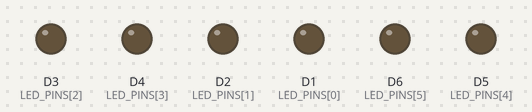
A sketch run on a simulated ESP8266 (NodeMCU). Shown: output pins drawn as LEDs (lit = HIGH). WiFi joins after 1.5 s; servers stay silent unless stated; uploads are accepted with an empty reply; what the sketch prints to the serial monitor is not drawn.

Above: at 0.1 s.
At 1.6 s:
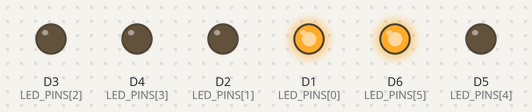
Timing chart, 0 to 3.1 s (numbered marks = the images above):
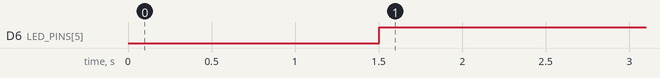

The sketch:

master_esp8266.ino
```cpp
#include <ESP8266WiFi.h>
#include <ESP8266HTTPClient.h>
#include <ArduinoJson.h>

const char *ssid = "YOUR_WIFI_SSID";
const char *password = "YOUR_WIFI_PASSWORD";

const char *slave_ip = "192.168.31.114";
const int slave_port = 80;

const int LED_PINS[6] = {D1, D2, D3, D4, D5, D6};

bool isTJunction = false;

void setup()
{
    Serial.begin(115200);

    for (int i = 0; i < 6; i++)
    {
        pinMode(LED_PINS[i], OUTPUT);
        digitalWrite(LED_PINS[i], LOW);
    }

    WiFi.begin(ssid, password);
    while (WiFi.status() != WL_CONNECTED)
    {
        delay(500);
        Serial.print(".");
    }
    Serial.println("\nConnected to WiFi");
}

void sendCommandToSlave(const String &command)
{
    HTTPClient http;
    String url = "http://" + String(slave_ip) + ":" + String(slave_port) + "/command";

    http.begin(url);
    http.addHeader("Content-Type", "application/json");

    DynamicJsonDocument doc(200);
    doc["command"] = command;
    String jsonString;
    serializeJson(doc, jsonString);

    int httpCode = http.POST(jsonString);
    http.end();
}

void updateTrafficLights(int phase, bool isTJunction)
{
    switch (phase)
    {
    case 0:
        digitalWrite(LED_PINS[0], HIGH);
        digitalWrite(LED_PINS[1], LOW);
        digitalWrite(LED_PINS[2], LOW);
        digitalWrite(LED_PINS[3], LOW);
        digitalWrite(LED_PINS[4], LOW);
        digitalWrite(LED_PINS[5], HIGH);

        sendCommandToSlave("phase0");
        break;
    }
}

void loop()
{
    for (int phase = 0; phase < 4; phase++)
    {
        updateTrafficLights(phase, isTJunction);

        if (phase % 2 == 0)
        {
            delay(30000);
        }
        else
        {
            delay(3000);
        }
    }
}
```

Measured:
- by itself, D6 (LED_PINS[5]): LOW → HIGH at 1.5 s
